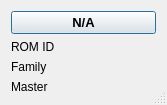
<ui version="4.0" >
 <class>ds1820ui</class>
 <widget class="QDialog" name="ds1820ui" >
  <property name="windowModality" >
   <enum>Qt::NonModal</enum>
  </property>
  <property name="geometry" >
   <rect>
    <x>0</x>
    <y>0</y>
    <width>167</width>
    <height>105</height>
   </rect>
  </property>
  <property name="focusPolicy" >
   <enum>Qt::StrongFocus</enum>
  </property>
  <property name="windowTitle" >
   <string>DS1820</string>
  </property>
  <property name="windowIcon" >
   <iconset resource="../onewire.qrc" >
    <normaloff>:/images/images/kfm_home.png</normaloff>:/images/images/kfm_home.png</iconset>
  </property>
  <property name="autoFillBackground" >
   <bool>true</bool>
  </property>
  <property name="sizeGripEnabled" >
   <bool>true</bool>
  </property>
  <property name="modal" >
   <bool>false</bool>
  </property>
  <layout class="QGridLayout" name="gridLayout" >
   <item row="0" column="0" colspan="2" >
    <widget class="QPushButton" name="valueui" >
     <property name="font" >
      <font>
       <pointsize>10</pointsize>
       <weight>75</weight>
       <bold>true</bold>
      </font>
     </property>
     <property name="autoFillBackground" >
      <bool>false</bool>
     </property>
     <property name="text" >
      <string>N/A</string>
     </property>
    </widget>
   </item>
   <item row="1" column="0" >
    <widget class="QLabel" name="labelromid" >
     <property name="sizePolicy" >
      <sizepolicy vsizetype="Preferred" hsizetype="Preferred" >
       <horstretch>1</horstretch>
       <verstretch>0</verstretch>
      </sizepolicy>
     </property>
     <property name="text" >
      <string>ROM ID</string>
     </property>
    </widget>
   </item>
   <item row="2" column="0" >
    <widget class="QLabel" name="labelfamily" >
     <property name="sizePolicy" >
      <sizepolicy vsizetype="Preferred" hsizetype="Preferred" >
       <horstretch>1</horstretch>
       <verstretch>0</verstretch>
      </sizepolicy>
     </property>
     <property name="text" >
      <string>Family</string>
     </property>
    </widget>
   </item>
   <item row="3" column="0" >
    <widget class="QLabel" name="labelmaster" >
     <property name="sizePolicy" >
      <sizepolicy vsizetype="Preferred" hsizetype="Preferred" >
       <horstretch>1</horstretch>
       <verstretch>0</verstretch>
      </sizepolicy>
     </property>
     <property name="text" >
      <string>Master</string>
     </property>
    </widget>
   </item>
  </layout>
 </widget>
 <resources>
  <include location="../onewire.qrc" />
  <include location="../onewire.qrc" />
 </resources>
 <connections/>
</ui>
